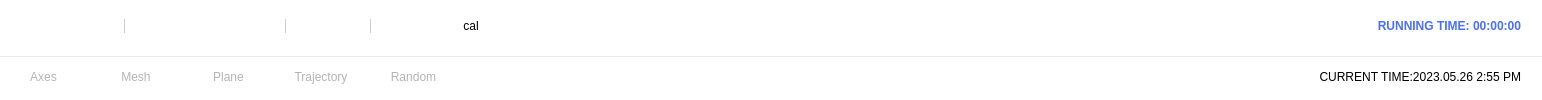
       <widget class="QGroupBox" name="visualGroupBox">
        <property name="font">
         <font>
          <family>Alibaba PuHuiTi 3.0</family>
          <pointsize>11</pointsize>
          <italic>false</italic>
          <bold>false</bold>
         </font>
        </property>
        <property name="styleSheet">
         <string notr="true">QGroupBox {
   background-color: white;
   border-radius: 20px;
}</string>
        </property>
        <property name="title">
         <string/>
        </property>
        <layout class="QGridLayout" name="gridLayout" rowstretch="1,30,1,0">
         <property name="leftMargin">
          <number>0</number>
         </property>
         <property name="topMargin">
          <number>10</number>
         </property>
         <property name="rightMargin">
          <number>0</number>
         </property>
         <property name="bottomMargin">
          <number>10</number>
         </property>
         <property name="horizontalSpacing">
          <number>6</number>
         </property>
         <item row="3" column="0">
          <widget class="QPushButton" name="axesCheckBox">
           <property name="sizePolicy">
            <sizepolicy hsizetype="Minimum" vsizetype="Expanding">
             <horstretch>0</horstretch>
             <verstretch>0</verstretch>
            </sizepolicy>
           </property>
           <property name="styleSheet">
            <string notr="true">QPushButton {
	background-color: white;
	border: 0;
	border-radius: 5px;
	color: #B3B4B5;
}

QPushButton:hover {
	background-color: #D8D8D8;
	color: #262626;
}

QPushButton:pressed, QPushButton:checked {
	background-color: #466AFF;
	color: white;
}</string>
           </property>
           <property name="text">
            <string>Axes</string>
           </property>
           <property name="checkable">
            <bool>true</bool>
           </property>
          </widget>
         </item>
         <item row="3" column="7" colspan="2">
          <widget class="QLabel" name="timerLabel">
           <property name="styleSheet">
            <string notr="true">QLabel {
	margin-right: 18px;
}</string>
           </property>
           <property name="text">
            <string>CURRENT TIME:2023.05.26 2:55 PM</string>
           </property>
           <property name="alignment">
            <set>Qt::AlignRight|Qt::AlignTrailing|Qt::AlignVCenter</set>
           </property>
          </widget>
         </item>
         <item row="3" column="3">
          <widget class="QPushButton" name="TrajCheckBox">
           <property name="sizePolicy">
            <sizepolicy hsizetype="Minimum" vsizetype="Expanding">
             <horstretch>0</horstretch>
             <verstretch>0</verstretch>
            </sizepolicy>
           </property>
           <property name="styleSheet">
            <string notr="true">QPushButton {
	background-color: white;
	border: 0;
	border-radius: 5px;
	color: #B3B4B5;
}

QPushButton:hover {
	background-color: #D8D8D8;
	color: #262626;
}

QPushButton:pressed, QPushButton:checked {
	background-color: #466AFF;
	color: white;
}</string>
           </property>
           <property name="text">
            <string>Trajectory</string>
           </property>
           <property name="checkable">
            <bool>true</bool>
           </property>
          </widget>
         </item>
         <item row="0" column="7" colspan="2">
          <widget class="QLabel" name="runningLabel">
           <property name="sizePolicy">
            <sizepolicy hsizetype="Expanding" vsizetype="Expanding">
             <horstretch>0</horstretch>
             <verstretch>0</verstretch>
            </sizepolicy>
           </property>
           <property name="styleSheet">
            <string notr="true">QLabel {
	font-weight: bold;
	color: #496FFF;
	margin-right: 18px;
}</string>
           </property>
           <property name="text">
            <string>RUNNING TIME: 00:00:00</string>
           </property>
           <property name="alignment">
            <set>Qt::AlignRight|Qt::AlignTrailing|Qt::AlignVCenter</set>
           </property>
          </widget>
         </item>
         <item row="3" column="4">
          <widget class="QPushButton" name="pushButton">
           <property name="sizePolicy">
            <sizepolicy hsizetype="Minimum" vsizetype="Expanding">
             <horstretch>0</horstretch>
             <verstretch>0</verstretch>
            </sizepolicy>
           </property>
           <property name="styleSheet">
            <string notr="true">QPushButton {
	background-color: white;
	border: 0;
	border-radius: 5px;
	color: #B3B4B5;
}

QPushButton:hover {
	background-color: #D8D8D8;
	color: #262626;
}

QPushButton:pressed, QPushButton:checked {
	background-color: #466AFF;
	color: white;
}</string>
           </property>
           <property name="text">
            <string>Random</string>
           </property>
          </widget>
         </item>
         <item row="1" column="0" colspan="9">
          <widget class="QStackedWidget" name="stackedWidget">
           <property name="font">
            <font>
             <family>Alibaba PuHuiTi 3.0</family>
             <pointsize>11</pointsize>
             <italic>false</italic>
             <bold>false</bold>
            </font>
           </property>
           <property name="currentIndex">
            <number>0</number>
           </property>
           <widget class="SceneWidget" name="visualWidget"/>
           <widget class="PlotWidget" name="plotWidget"/>
          </widget>
         </item>
         <item row="3" column="2">
          <widget class="QPushButton" name="PlaneCheckBox">
           <property name="sizePolicy">
            <sizepolicy hsizetype="Minimum" vsizetype="Expanding">
             <horstretch>0</horstretch>
             <verstretch>0</verstretch>
            </sizepolicy>
           </property>
           <property name="styleSheet">
            <string notr="true">QPushButton {
	background-color: white;
	border: 0;
	border-radius: 5px;
	color: #B3B4B5;
}

QPushButton:hover {
	background-color: #D8D8D8;
	color: #262626;
}

QPushButton:pressed, QPushButton:checked {
	background-color: #466AFF;
	color: white;
}</string>
           </property>
           <property name="text">
            <string>Plane</string>
           </property>
           <property name="checkable">
            <bool>true</bool>
           </property>
          </widget>
         </item>
         <item row="3" column="1">
          <widget class="QPushButton" name="meshCheckBox">
           <property name="sizePolicy">
            <sizepolicy hsizetype="Minimum" vsizetype="Expanding">
             <horstretch>0</horstretch>
             <verstretch>0</verstretch>
            </sizepolicy>
           </property>
           <property name="styleSheet">
            <string notr="true">QPushButton {
	background-color: white;
	border: 0;
	border-radius: 5px;
	color: #B3B4B5;
}

QPushButton:hover {
	background-color: #D8D8D8;
	color: #262626;
}

QPushButton:pressed, QPushButton:checked {
	background-color: #466AFF;
	color: white;
}</string>
           </property>
           <property name="text">
            <string>Mesh</string>
           </property>
           <property name="checkable">
            <bool>true</bool>
           </property>
          </widget>
         </item>
         <item row="0" column="0" colspan="5">
          <widget class="QGroupBox" name="groupBox">
           <property name="sizePolicy">
            <sizepolicy hsizetype="Expanding" vsizetype="Expanding">
             <horstretch>0</horstretch>
             <verstretch>0</verstretch>
            </sizepolicy>
           </property>
           <property name="title">
            <string/>
           </property>
           <layout class="QHBoxLayout" name="horizontalLayout_2">
            <item>
             <widget class="QPushButton" name="actionConnected">
              <property name="sizePolicy">
               <sizepolicy hsizetype="Expanding" vsizetype="Expanding">
                <horstretch>0</horstretch>
                <verstretch>0</verstretch>
               </sizepolicy>
              </property>
              <property name="styleSheet">
               <string notr="true">QPushButton {
	background-color: white;
	border: 0;
	border-radius: 5px;
}

QPushButton:hover {
	background-color: #D8D8D8;
}

QPushButton:pressed, QPushButton:checked {
	background-color: #466AFF;
}</string>
              </property>
              <property name="text">
               <string/>
              </property>
              <property name="icon">
               <iconset resource="../res.qrc">
                <normaloff>:/res/rocos-disconnected.png</normaloff>:/res/rocos-disconnected.png</iconset>
              </property>
              <property name="iconSize">
               <size>
                <width>32</width>
                <height>32</height>
               </size>
              </property>
             </widget>
            </item>
            <item>
             <widget class="QPushButton" name="actionDispModel">
              <property name="sizePolicy">
               <sizepolicy hsizetype="Expanding" vsizetype="Expanding">
                <horstretch>0</horstretch>
                <verstretch>0</verstretch>
               </sizepolicy>
              </property>
              <property name="styleSheet">
               <string notr="true">QPushButton {
	background-color: white;
	border: 0;
	border-radius: 5px;
}

QPushButton:hover {
	background-color: #D8D8D8;
}

QPushButton:pressed, QPushButton:checked {
	background-color: #466AFF;
}</string>
              </property>
              <property name="text">
               <string/>
              </property>
              <property name="icon">
               <iconset resource="../res.qrc">
                <normaloff>:/res/model_loader_grey.png</normaloff>:/res/model_loader_grey.png</iconset>
              </property>
              <property name="iconSize">
               <size>
                <width>32</width>
                <height>32</height>
               </size>
              </property>
             </widget>
            </item>
            <item>
             <widget class="QPushButton" name="actionEnabled">
              <property name="sizePolicy">
               <sizepolicy hsizetype="Expanding" vsizetype="Expanding">
                <horstretch>0</horstretch>
                <verstretch>0</verstretch>
               </sizepolicy>
              </property>
              <property name="styleSheet">
               <string notr="true">QPushButton {
	background-color: white;
	border: 0;
	border-radius: 5px;
}

QPushButton:hover {
	background-color: #D8D8D8;
}

QPushButton:pressed, QPushButton:checked {
	background-color: #466AFF;
}</string>
              </property>
              <property name="text">
               <string/>
              </property>
              <property name="icon">
               <iconset resource="../res.qrc">
                <normaloff>:/res/rocos-disabled.png</normaloff>:/res/rocos-disabled.png</iconset>
              </property>
              <property name="iconSize">
               <size>
                <width>32</width>
                <height>32</height>
               </size>
              </property>
             </widget>
            </item>
            <item>
             <widget class="Line" name="line">
              <property name="styleSheet">
               <string notr="true">color: #cdcdcd;</string>
              </property>
              <property name="frameShadow">
               <enum>QFrame::Plain</enum>
              </property>
              <property name="lineWidth">
               <number>1</number>
              </property>
              <property name="midLineWidth">
               <number>0</number>
              </property>
              <property name="orientation">
               <enum>Qt::Vertical</enum>
              </property>
             </widget>
            </item>
            <item>
             <widget class="QPushButton" name="actionAxoView">
              <property name="sizePolicy">
               <sizepolicy hsizetype="Expanding" vsizetype="Expanding">
                <horstretch>0</horstretch>
                <verstretch>0</verstretch>
               </sizepolicy>
              </property>
              <property name="styleSheet">
               <string notr="true">QPushButton {
	background-color: white;
	border: 0;
	border-radius: 5px;
}

QPushButton:hover {
	background-color: #D8D8D8;
}

QPushButton:pressed, QPushButton:checked {
	background-color: #466AFF;
}</string>
              </property>
              <property name="text">
               <string/>
              </property>
              <property name="icon">
               <iconset resource="../res.qrc">
                <normaloff>:/res/rocos-axo-enabled.png</normaloff>:/res/rocos-axo-enabled.png</iconset>
              </property>
              <property name="iconSize">
               <size>
                <width>32</width>
                <height>32</height>
               </size>
              </property>
             </widget>
            </item>
            <item>
             <widget class="QPushButton" name="actionFrontView">
              <property name="sizePolicy">
               <sizepolicy hsizetype="Expanding" vsizetype="Expanding">
                <horstretch>0</horstretch>
                <verstretch>0</verstretch>
               </sizepolicy>
              </property>
              <property name="styleSheet">
               <string notr="true">QPushButton {
	background-color: white;
	border: 0;
	border-radius: 5px;
}

QPushButton:hover {
	background-color: #D8D8D8;
}

QPushButton:pressed, QPushButton:checked {
	background-color: #466AFF;
}</string>
              </property>
              <property name="text">
               <string/>
              </property>
              <property name="icon">
               <iconset resource="../res.qrc">
                <normaloff>:/res/rocos-fview-disabled.png</normaloff>:/res/rocos-fview-disabled.png</iconset>
              </property>
              <property name="iconSize">
               <size>
                <width>32</width>
                <height>32</height>
               </size>
              </property>
             </widget>
            </item>
            <item>
             <widget class="QPushButton" name="actionTopView">
              <property name="sizePolicy">
               <sizepolicy hsizetype="Expanding" vsizetype="Expanding">
                <horstretch>0</horstretch>
                <verstretch>0</verstretch>
               </sizepolicy>
              </property>
              <property name="styleSheet">
               <string notr="true">QPushButton {
	background-color: white;
	border: 0;
	border-radius: 5px;
}

QPushButton:hover {
	background-color: #D8D8D8;
}

QPushButton:pressed, QPushButton:checked {
	background-color: #466AFF;
}</string>
              </property>
              <property name="text">
               <string/>
              </property>
              <property name="icon">
               <iconset resource="../res.qrc">
                <normaloff>:/res/rocos-tview-disabled.png</normaloff>:/res/rocos-tview-disabled.png</iconset>
              </property>
              <property name="iconSize">
               <size>
                <width>32</width>
                <height>32</height>
               </size>
              </property>
             </widget>
            </item>
            <item>
             <widget class="QPushButton" name="actionRightView">
              <property name="sizePolicy">
               <sizepolicy hsizetype="Expanding" vsizetype="Expanding">
                <horstretch>0</horstretch>
                <verstretch>0</verstretch>
               </sizepolicy>
              </property>
              <property name="styleSheet">
               <string notr="true">QPushButton {
	background-color: white;
	border: 0;
	border-radius: 5px;
}

QPushButton:hover {
	background-color: #D8D8D8;
}

QPushButton:pressed, QPushButton:checked {
	background-color: #466AFF;
}</string>
              </property>
              <property name="text">
               <string/>
              </property>
              <property name="icon">
               <iconset resource="../res.qrc">
                <normaloff>:/res/rocos-rview-disabled.png</normaloff>:/res/rocos-rview-disabled.png</iconset>
              </property>
              <property name="iconSize">
               <size>
                <width>32</width>
                <height>32</height>
               </size>
              </property>
             </widget>
            </item>
            <item>
             <widget class="Line" name="line_2">
              <property name="styleSheet">
               <string notr="true">color: #cdcdcd;</string>
              </property>
              <property name="frameShadow">
               <enum>QFrame::Plain</enum>
              </property>
              <property name="lineWidth">
               <number>1</number>
              </property>
              <property name="orientation">
               <enum>Qt::Vertical</enum>
              </property>
             </widget>
            </item>
            <item>
             <widget class="QPushButton" name="actionPlotter">
              <property name="sizePolicy">
               <sizepolicy hsizetype="Expanding" vsizetype="Expanding">
                <horstretch>0</horstretch>
                <verstretch>0</verstretch>
               </sizepolicy>
              </property>
              <property name="styleSheet">
               <string notr="true">QPushButton {
	background-color: white;
	border: 0;
	border-radius: 5px;
}

QPushButton:hover {
	background-color: #D8D8D8;
}

QPushButton:pressed, QPushButton:checked {
	background-color: #466AFF;
}</string>
              </property>
              <property name="text">
               <string/>
              </property>
              <property name="icon">
               <iconset resource="../res.qrc">
                <normaloff>:/res/plot.png</normaloff>:/res/plot.png</iconset>
              </property>
              <property name="iconSize">
               <size>
                <width>32</width>
                <height>32</height>
               </size>
              </property>
             </widget>
            </item>
            <item>
             <widget class="QPushButton" name="actionPlotterConfig">
              <property name="sizePolicy">
               <sizepolicy hsizetype="Expanding" vsizetype="Expanding">
                <horstretch>0</horstretch>
                <verstretch>0</verstretch>
               </sizepolicy>
              </property>
              <property name="styleSheet">
               <string notr="true">QPushButton {
	background-color: white;
	border: 0;
	border-radius: 5px;
}

QPushButton:hover {
	background-color: #D8D8D8;
}

QPushButton:pressed, QPushButton:checked {
	background-color: #466AFF;
}</string>
              </property>
              <property name="text">
               <string/>
              </property>
              <property name="icon">
               <iconset resource="../res.qrc">
                <normaloff>:/res/plot_config.png</normaloff>:/res/plot_config.png</iconset>
              </property>
              <property name="iconSize">
               <size>
                <width>32</width>
                <height>32</height>
               </size>
              </property>
             </widget>
            </item>
            <item>
             <widget class="Line" name="line_3">
              <property name="styleSheet">
               <string notr="true">color: #cdcdcd;</string>
              </property>
              <property name="frameShadow">
               <enum>QFrame::Plain</enum>
              </property>
              <property name="lineWidth">
               <number>1</number>
              </property>
              <property name="orientation">
               <enum>Qt::Vertical</enum>
              </property>
             </widget>
            </item>
            <item>
             <widget class="QPushButton" name="actionScript">
              <property name="sizePolicy">
               <sizepolicy hsizetype="Expanding" vsizetype="Expanding">
                <horstretch>0</horstretch>
                <verstretch>0</verstretch>
               </sizepolicy>
              </property>
              <property name="styleSheet">
               <string notr="true">QPushButton {
	background-color: white;
	border: 0;
	border-radius: 5px;
}

QPushButton:hover {
	background-color: #D8D8D8;
}

QPushButton:pressed, QPushButton:checked {
	background-color: #466AFF;
}</string>
              </property>
              <property name="text">
               <string/>
              </property>
              <property name="icon">
               <iconset resource="../res.qrc">
                <normaloff>:/res/script.png</normaloff>:/res/script.png</iconset>
              </property>
              <property name="iconSize">
               <size>
                <width>32</width>
                <height>32</height>
               </size>
              </property>
             </widget>
            </item>
            <item>
             <widget class="QPushButton" name="actionAbout">
              <property name="sizePolicy">
               <sizepolicy hsizetype="Expanding" vsizetype="Expanding">
                <horstretch>0</horstretch>
                <verstretch>0</verstretch>
               </sizepolicy>
              </property>
              <property name="styleSheet">
               <string notr="true">QPushButton {
	background-color: white;
	border: 0;
	border-radius: 5px;
}

QPushButton:hover {
	background-color: #D8D8D8;
}

QPushButton:pressed, QPushButton:checked {
	background-color: #466AFF;
}</string>
              </property>
              <property name="text">
               <string/>
              </property>
              <property name="icon">
               <iconset resource="../res.qrc">
                <normaloff>:/res/about.png</normaloff>:/res/about.png</iconset>
              </property>
              <property name="iconSize">
               <size>
                <width>32</width>
                <height>32</height>
               </size>
              </property>
             </widget>
            </item>
           </layout>
          </widget>
         </item>
         <item row="3" column="6">
          <spacer name="horizontalSpacer_4">
           <property name="orientation">
            <enum>Qt::Horizontal</enum>
           </property>
           <property name="sizeHint" stdset="0">
            <size>
             <width>825</width>
             <height>26</height>
            </size>
           </property>
          </spacer>
         </item>
         <item row="0" column="6">
          <spacer name="horizontalSpacer">
           <property name="orientation">
            <enum>Qt::Horizontal</enum>
           </property>
           <property name="sizeType">
            <enum>QSizePolicy::Expanding</enum>
           </property>
           <property name="sizeHint" stdset="0">
            <size>
             <width>500</width>
             <height>20</height>
            </size>
           </property>
          </spacer>
         </item>
         <item row="2" column="0" colspan="9">
          <widget class="Line" name="line_6">
           <property name="styleSheet">
            <string notr="true">QFrame {
	color: #ECECEC;
}</string>
           </property>
           <property name="frameShadow">
            <enum>QFrame::Plain</enum>
           </property>
           <property name="orientation">
            <enum>Qt::Horizontal</enum>
           </property>
          </widget>
         </item>
         <item row="0" column="5">
          <widget class="QPushButton" name="actionCalibration">
           <property name="styleSheet">
            <string notr="true">QPushButton {
	background-color: white;
	border: 0;
	border-radius: 5px;
}

QPushButton:hover {
	background-color: #D8D8D8;
}

QPushButton:pressed, QPushButton:checked {
	background-color: #466AFF;
}</string>
           </property>
           <property name="text">
            <string>cal</string>
           </property>
           <property name="icon">
            <iconset>
             <normaloff>../res/coordinates.png</normaloff>../res/coordinates.png</iconset>
           </property>
          </widget>
         </item>
        </layout>
       </widget>
